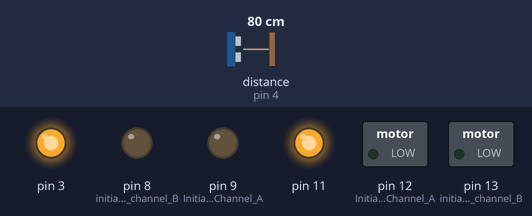
Bench run of a sketch on a simulated Arduino Uno, built with avr-gcc and run on an emulated ATmega328P. Parts: switched loads named in the sketch (green lamp = pin HIGH), output pins drawn as LEDs (lit = HIGH). Wiring (inferred from the names in the program): ultrasonic range finder: trigger pin 5; echo pin 4. The test bench sets the inputs (shaded band); at power-on: distance to the obstacle (sensor on pin 4) 80 cm. The echo pulse lasts 58.3 µs per cm; pins used as bus, display or sensor lines are not drawn.

Above: at 1.2 s.
1.3 s: distance to the obstacle (sensor on pin 4) set to 24 cm
2.8 s: distance to the obstacle (sensor on pin 4) set to 19 cm
At 3.6 s:
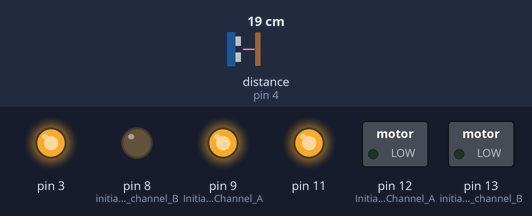
5.8 s: distance to the obstacle (sensor on pin 4) set to 35 cm
At 6.4 s:
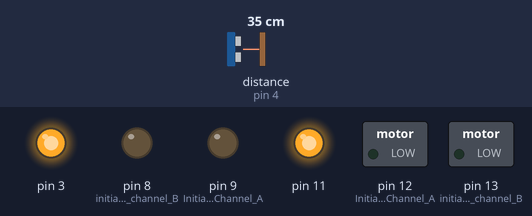
7.6 s: distance to the obstacle (sensor on pin 4) set to 2 cm
At 9.1 s:
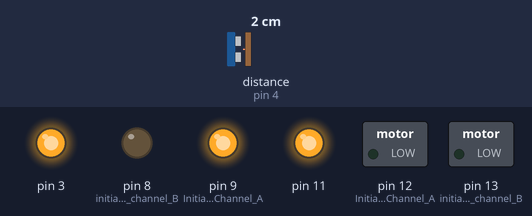
Timing chart, 0 to 10.6 s (numbered marks = the images above; inputs shaded):
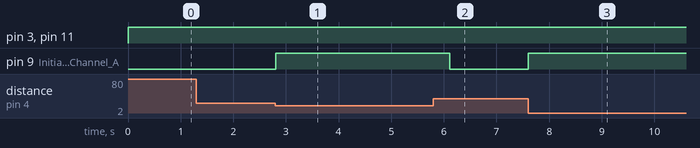

The sketch:

test1.ino
```cpp
#define echoPin 4 // Echo Pin
#define trigPin 5 // Trigger Pin
int maximumRange = 20; // Maximum range needed
int minimumRange = 0; // Minimum range needed
long duration, distance; // Duration used to calculate distance

void setup() {


 pinMode(12, OUTPUT); //Initiates Motor Channel A pin
 pinMode(9, OUTPUT); //Initiates Brake Channel A pin
 pinMode(13, OUTPUT); // initiates motor channel B pin
 pinMode(8, OUTPUT); // initiates Brake channel B pin
 Serial.begin (9600);
 pinMode(trigPin, OUTPUT);
 pinMode(echoPin, INPUT);

}

  bool checkDistance()
  {
    digitalWrite(trigPin, LOW);
    delayMicroseconds(2);
    digitalWrite(trigPin, HIGH);
    delayMicroseconds(10);
    digitalWrite(trigPin, LOW);
    duration = pulseIn(echoPin, HIGH);
    distance = duration/58.2;

       if (distance <= maximumRange)
      {
        return true;
      }
      else
      {
      return false;
      }
  } // endCheckDistance


void loop(){

  if(checkDistance())
 {
  digitalWrite(9, HIGH);   //Disengage the Brake for Channel
  delay(1000);
 }

  digitalWrite(12, LOW); //Establishes forward direction of Channel A
  digitalWrite(13, LOW);
  digitalWrite(8, LOW);
  digitalWrite(9, LOW);   //Disengage the Brake for Channel A
  analogWrite(3, 255);   //Spins the motor on Channel A at full speed
  analogWrite(11, 255);   //Spins the motor on Channel A at full speed

 if(checkDistance())
 {
   digitalWrite(9, HIGH);   //Disengage the Brake for Channe
   //digitalWrite(8, HIGH);
  delay(100);
  //digitalWrite(9, LOW);

 }

}
```

Measured:
- the behaviour switches between 22 and 21 cm on distance to the obstacle (sensor on pin 4) (found by bisection; images 0 and 1)
- after the input at 1.3 s, every drawn part: stays the same
- after the input at 2.8 s, pin 9 (Initiates_Brake_Channel_A): LOW → HIGH at once
- after the input at 5.8 s, pin 9 (Initiates_Brake_Channel_A): HIGH → LOW after 0.31 s
- after the input at 7.6 s, pin 9 (Initiates_Brake_Channel_A): LOW → HIGH at once
